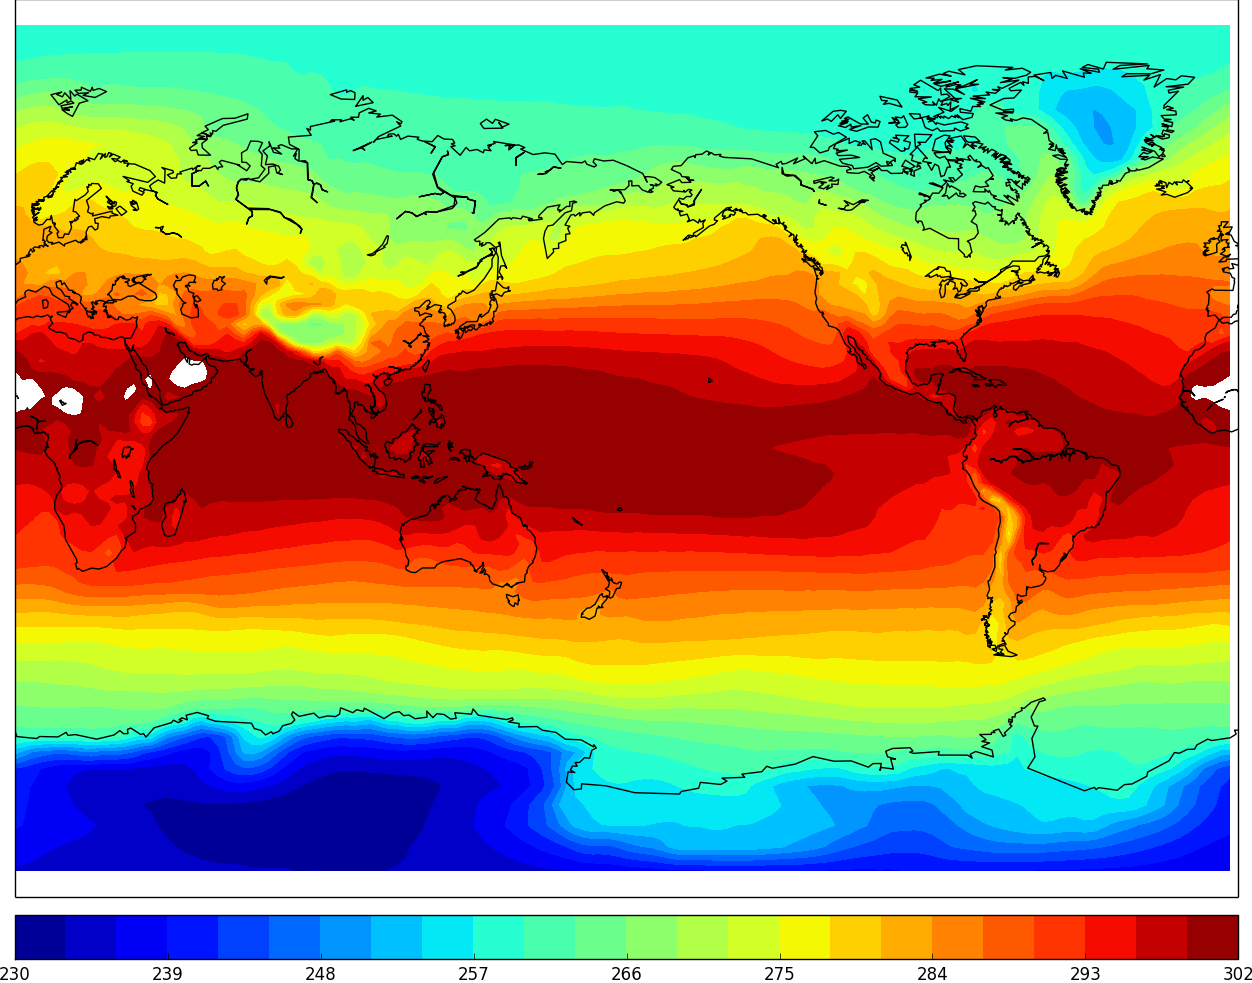

Recreate this plot in Python.
#Charles Smith
#Graphs global average temperature from 1979-2013
#Uses data from 
#
#Data obtained from
#http://www.esrl.noaa.gov/psd/thredds/catalog/Datasets/ncep/catalog.html
###################################################################
from glob import glob
from netCDF4 import Dataset
import numpy as np
import matplotlib.pyplot as plt
from mpl_toolkits.basemap import Basemap
import time
"""Some of the plotting code is directly from
http://matplotlib.org/basemap/users/examples.html"""
def plotMap():
    fig=plt.figure(figsize=(24,12))
    ax = fig.add_axes([0.05,0.05,0.9,0.85])
    m = Basemap(llcrnrlon=0,llcrnrlat=-90,urcrnrlon=360,urcrnrlat=90,projection='mill')
    m.drawmapboundary(fill_color='0.3')
    mlons, mlats = np.meshgrid(lons,lats)
    clevs = np.arange(230,305,3)
    colorfilled = m.contourf(mlons,mlats,avgTempPeriod,clevs,cmap=plt.cm.jet,latlon=True)
    m.drawcoastlines()
    cb = m.colorbar(colorfilled,"bottom", size="5%", pad="2%")
    ax.set_title("Global Average Temp 1979 - 2013")
    plt.savefig("globalavg.png", pad_inches=0.0, bbox_inches="tight")
    plt.clf()

files = glob("C:/Python32/climatethings/*.nc")
nc = Dataset("C:/Python32/climatethings/air.sfc.2011.nc")
lats = nc.variables["lat"]
lons = nc.variables["lon"]
files = files[:len(files)-1]

avgTempPeriod = []
for i in range(0,len(lats)):
	avgTempPeriod.append([0.0] * len(lons))
avgTempPeriod = np.array(avgTempPeriod)
#Could do this in parallel if we had the CPUs.
#Get the sum of all the temperatures for a lat lon location.
nlats = len(lats)
nlons = len(lons)
start = time.clock()
for i in files:
    nc = Dataset(i)
    tempK = np.array(nc.variables['air'])
    avgTempsYr = []
    #Empty avg year.
    for i in range(0,nlats):
            avgTempsYr.append([0.0] * nlons)
    avgTempsYr = np.array(avgTempsYr)
    for day in range(0,len(tempK)):
        for lat in range(0, nlats):
            for lon in range(0, nlons):
                avgTempsYr[lat][lon] += tempK[day][lat][lon]
    #average for the Year, put in in the period, 1976 -2013 for now.
    for lat in range(0,nlats):
        for lon in range(0, nlons):
            avgTempPeriod[lat][lon] += avgTempsYr[lat][lon]/len(tempK)


total = time.clock() - start
print("total time %f" % total)
#now Average Period
for lat in range(0,len(lats)):
    for lon in range(0, len(lons)):
        avgTempPeriod[lat][lon] = avgTempPeriod[lat][lon]/len(files)

plotMap()
            
            
    
